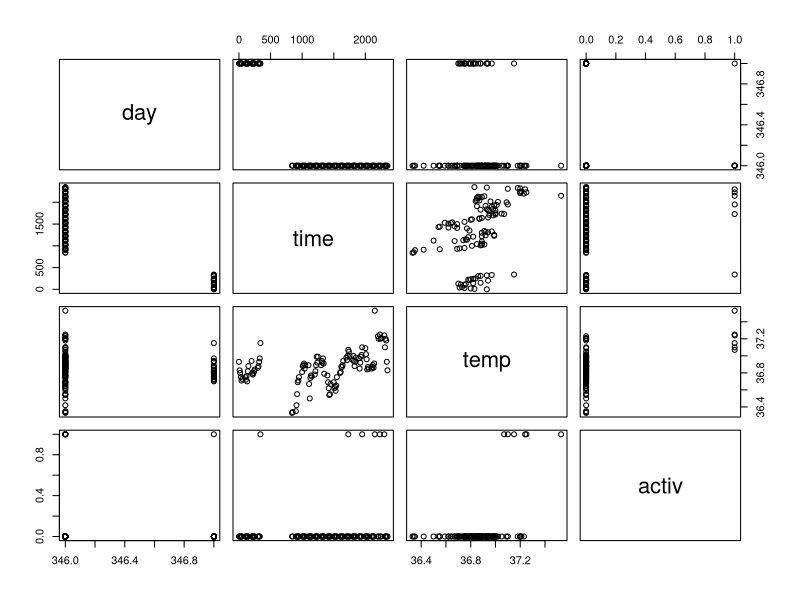

Generate this figure with R:
## ---- chunk 1
knitr::opts_chunk$set(echo = TRUE)
## ---- chunk 2
# You can write code in chunks that look like this.
# This chunk uses the code plot(simplechromosome) to plot a data set.
# To run the code, click the Green play button at the
# top right of this chunk. Try it!
plot(beaver1)
## ---- chunk 3
# Sometimes you might want to run only some of the code 
# in a code chunk. To do that, highlight the code to 
# run and then press Cmd + Enter (Control + Enter on 
# Windows). If you do not highlight any code, R will 
# run the line of code that your cursor is on.
# Try it now. Run mean(1:5) but not the line below it.
mean(1:5)
warning("You shouldn't run this!")
## ---- chunk 4
# You can click the downward facing arrow to the left of the play button to run
# every chunk above the current code chunk. This is useful if the code in your
# chunk uses objects that you made in previous chunks.
Sys.Date()
## ---- chunk 5
#You can use comments in your code chunks to remind you what you did or why you did it. This comment is often for a future version of yourself.
## ---- chunk 6
#Vectors
#x<- c(1,2,3,4)
#y<- c("1","2","3","4")
#z<- c("R","is","handy")
#sum(x)
#sum(y)
#plot(x)


#lists
#list<- list(x,y,z)
#list[[1]]
#list[[3]][1]
## ---- chunk 7
#a<-read.table("KMT_mRNA_exprexpression.txt", header = T)

#Explore the dataframe! 
#mean(a$ASH1L)
#sd(a$ASH1L)


## ---- chunk 8
#ggplot(data = beaver1) + geom_point(aes(x = time, y = temp))
